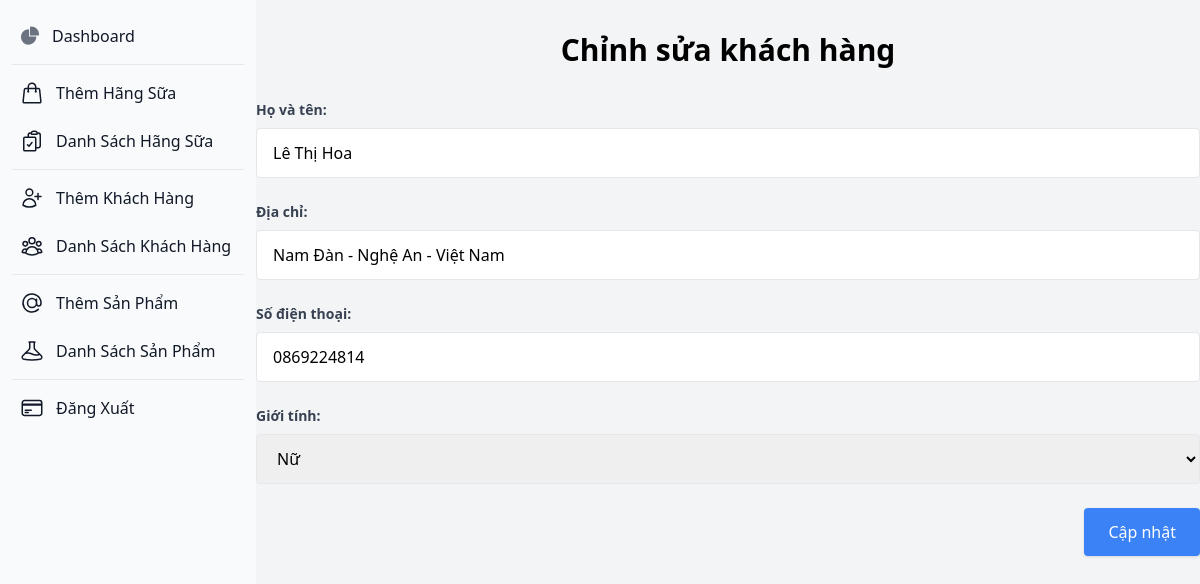
/admin/dashboard.php?route=updateKhachHang.php&Id=KH002, run on the app's committed database.
### tables this page shows
CREATE TABLE `customer` (
  `Id` varchar(255) NOT NULL,
  `FullName` varchar(255) DEFAULT NULL,
  `Gender` bit(1) DEFAULT NULL,
  `Address` varchar(255) DEFAULT NULL,
  `PhoneNumber` varchar(255) DEFAULT NULL
);

### admin/updateKhachHang.php (the view, shortened to what this page needs)
<?php
include '../connect.php';
if (isset($_GET['Id'])) {
    $Id = $_GET['Id'];
    $query = "SELECT * FROM Customer WHERE Id = ?";
    $stmt = $conn->prepare($query);
    $stmt->bind_param("s", $Id);
    $stmt->execute();
    $result = $stmt->get_result();
    $customer = $result->fetch_assoc();
}
?>
<!DOCTYPE html>
<html lang="en">
<head>
    <script src="https://cdn.tailwindcss.com"></script>
</head>
<body class="bg-gray-100 py-12">
    <div class="container mx-auto mt-8 max-w-6xl rounded-lg">
        <h2 class="text-3xl font-bold text-center mb-8">Chỉnh sửa khách hàng</h2>
        <form method="POST" action="updateKhachHang.php">
            <div class="mb-6">
                <label class="block text-gray-700 text-sm font-bold mb-2">Họ và tên:</label>
                <input type="text" name="FullName" value="<?php echo $customer['FullName']; ?>"
                    class="w-full px-4 py-3 border rounded focus:outline-none focus:border-blue-500">
            </div>
            <div class="mb-6">
                <label class="block text-gray-700 text-sm font-bold mb-2">Địa chỉ:</label>
                <input type="text" name="Address" value="<?php echo $customer['Address']; ?>"
                    class="w-full px-4 py-3 border rounded focus:outline-none focus:border-blue-500">
            </div>
            <div class="mb-6">
                <label class="block text-gray-700 text-sm font-bold mb-2">Số điện thoại:</label>
                <input type="text" name="PhoneNumber" value="<?php echo $customer['PhoneNumber']; ?>"
                    class="w-full px-4 py-3 border rounded focus:outline-none focus:border-blue-500">
            </div>
            <div class="mb-6">
                <label class="block text-gray-700 text-sm font-bold mb-2">Giới tính:</label>
                <select name="Gender"
                    class="w-full px-4 py-3 border rounded focus:outline-none focus:border-blue-500">
                    <option value="Nữ" <?php echo $customer['Gender'] == 0 ? 'selected' : ''; ?>>Nữ</option>
                </select>
            </div>
            <div class="flex justify-end gap-4">
                <button type="submit"
                    class="bg-blue-500 text-white px-6 py-3 rounded shadow hover:bg-blue-600 transition duration-300">
                    Cập nhật
                </button>
            </div>
        </form>
    </div>
</body>
</html>

### data on the page
customer: FullName "Lê Thị Hoa", Address "Nam Đàn - Nghệ An - Việt Nam", PhoneNumber "0869224814", Gender "Nữ"
